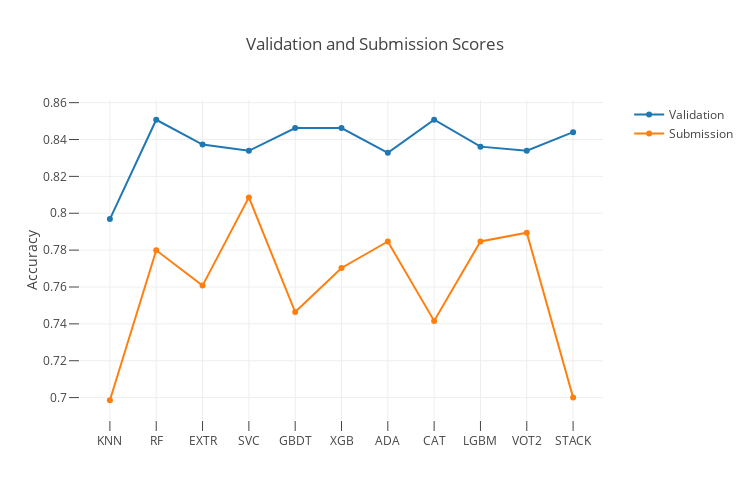

The code cell stored with this chart in its notebook:
### Code cell
trace1 = go.Scatter(x = list_classifiers, y = list_scores,
                   name="Validation", text = list_classifiers)
trace2 = go.Scatter(x = list_classifiers, y = subm_scores,
                   name="Submission", text = list_classifiers)

data = [trace1, trace2]

layout = dict(title = "Validation and Submission Scores", 
              xaxis=dict(ticklen=10, zeroline= False),
              yaxis=dict(title = "Accuracy", side='left', ticklen=10,),                                  
              legend=dict(orientation="v", x=1.05, y=1.0),
              autosize=False, width=750, height=500,
              )

fig = dict(data = data, layout = layout)
iplot(fig)

### Figure 1 — Plotly figure (JSON) as saved in the notebook; plotly's stock layout.template omitted (floating-point values rounded to 4 significant figures)
{"data": [{"name": "Validation", "text": ["KNN", "RF", "EXTR", "SVC", "GBDT", "XGB", "ADA", "CAT", "LGBM", "VOT2", "STACK"], "type": "scatter", "uid": "58456381-6318-480e-aade-6c45427f13b2", "x": ["KNN", "RF", "EXTR", "SVC", "GBDT", "XGB", "ADA", "CAT", "LGBM", "VOT2", "STACK"], "y": [0.7969, 0.8507, 0.8373, 0.8339, 0.8462, 0.8462, 0.8328, 0.8507, 0.8361, 0.8339, 0.844]}, {"name": "Submission", "text": ["KNN", "RF", "EXTR", "SVC", "GBDT", "XGB", "ADA", "CAT", "LGBM", "VOT2", "STACK"], "type": "scatter", "uid": "5a4a224d-9236-400d-9630-fd01acfd3f86", "x": ["KNN", "RF", "EXTR", "SVC", "GBDT", "XGB", "ADA", "CAT", "LGBM", "VOT2", "STACK"], "y": [0.6986, 0.7799, 0.7608, 0.8086, 0.7464, 0.7703, 0.7847, 0.7416, 0.7847, 0.7895, 0.7]}], "layout": {"autosize": false, "height": 500, "legend": {"orientation": "v", "x": 1.05, "y": 1.0}, "title": {"text": "Validation and Submission Scores"}, "width": 750, "xaxis": {"ticklen": 10, "zeroline": false}, "yaxis": {"side": "left", "ticklen": 10, "title": {"text": "Accuracy"}}}}
